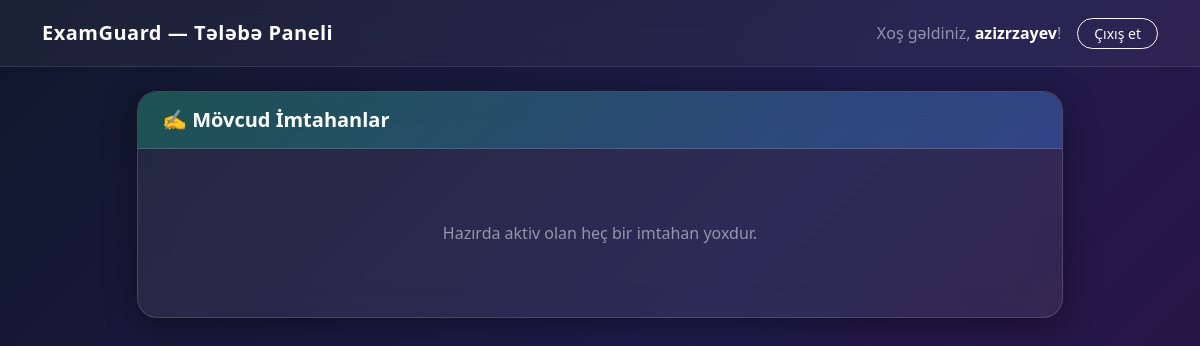
The app's page /student/ (signed in), older data.
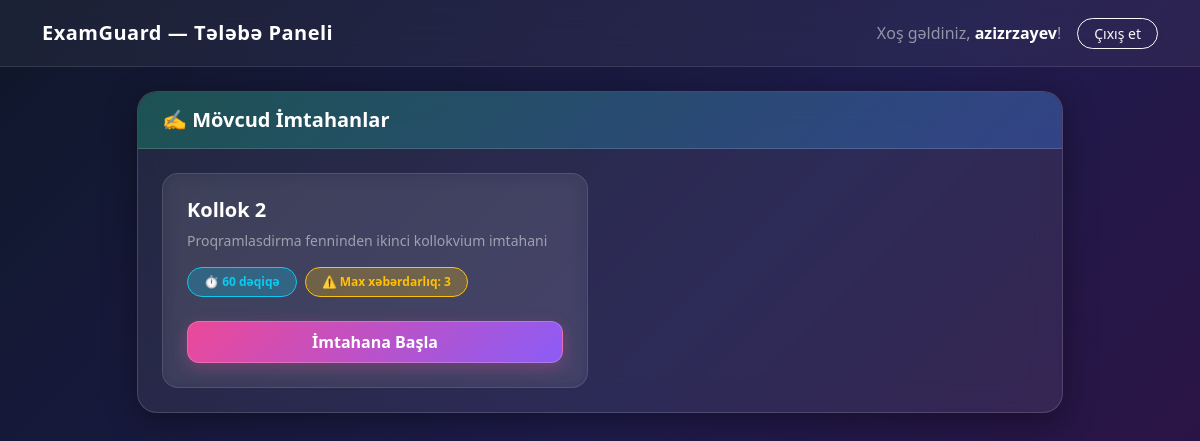
The same page, newer data.
### core/models/user.py (models this page shows)
class User(AbstractUser):
    role = models.CharField(
        max_length=10,
        choices=[("student", "Tələbə"), ("teacher", "Müəllim")],
        default="student",
    )
    def is_teacher(self):
        return self.role == 'teacher'

### core/models/exam.py (models this page shows, shortened)
class Exam(models.Model):
    title = models.CharField(max_length=200, verbose_name="İmtahan adı")
    description = models.TextField(blank=True, null=True)
    created_by = models.ForeignKey(settings.AUTH_USER_MODEL, on_delete=models.CASCADE, limit_choices_to={'role': 'teacher'})
    duration_minutes = models.IntegerField(default=60, verbose_name="Müddət (dəqiqə)")
    max_warnings = models.IntegerField(default=3, verbose_name="Maksimum xəbərdarlıq limiti")
    questions_per_student = models.PositiveIntegerField(default=10, verbose_name="Hər tələbəyə düşən sual sayı")
    start_time = models.DateTimeField(null=True, blank=True, verbose_name="Başlama vaxtı")
    groups = models.ManyToManyField('core.Group', related_name='exams', blank=True, verbose_name="Qruplar")
    created_at = models.DateTimeField(auto_now_add=True)

### core/views.py (the view)
# urls.py: path('student/', views.student_dashboard, name='student_dashboard'),
@login_required
def student_dashboard(request):
    if request.user.is_teacher():
        return redirect('teacher_dashboard')
    exams = Exam.objects.filter(groups__students=request.user).distinct()
    return render(request, 'student_dashboard.html', {
        'exams': exams,
    })

### templates/student_dashboard.html (shortened to what this page needs)
{% load static %}
<!DOCTYPE html>
<html lang="az">
<head>
    <link href="https://cdn.jsdelivr.net/npm/bootstrap@5.3.0/dist/css/bootstrap.min.css" rel="stylesheet">
</head>
<body>
    <nav class="navbar navbar-dark navbar-custom mb-4 py-3">
        <div class="container d-flex justify-content-between align-items-center">
            <span class="navbar-brand mb-0 h1 fw-bold text-white" style="letter-spacing: 0.5px;">ExamGuard — Tələbə Paneli</span>
            <div class="d-flex align-items-center gap-3">
                <span class="text-white-50">Xoş gəldiniz, <strong class="text-white">{{ request.user.username }}</strong>!</span>
                <form action="{% url 'logout' %}" method="post" class="m-0">
                    <button type="submit" class="btn btn-sm btn-outline-light rounded-pill px-3">Çıxış et</button>
                </form>
            </div>
        </div>
    </nav>
    <div class="container pb-5">
        <div class="row justify-content-center">
            <div class="col-md-10">
                <div class="glass-panel">
                    <div class="glass-header-student py-3 px-4">
                        <h5 class="card-title mb-0 fw-bold text-white">✍️ Mövcud İmtahanlar</h5>
                    </div>
                    <div class="p-4">
                        {% if exams %}
                            <div class="row row-cols-1 row-cols-md-2 g-4">
                                {% for exam in exams %}
                                    <div class="col">
                                        <div class="glass-card h-100 p-4 d-flex flex-column justify-content-between">
                                            <div>
                                                <h5 class="card-title fw-bold text-white mb-2">{{ exam.title }}</h5>
                                                <p class="card-text text-white-50 small mb-3">
                                                    {{ exam.description|default:"Açıqlama daxil edilməyib." }}
                                                </p>
                                                <div class="d-flex flex-wrap gap-2 mb-4">
                                                    <span class="badge bg-info bg-opacity-25 text-info border border-info rounded-pill px-3 py-2">
                                                        ⏱️ {{ exam.duration_minutes }} dəqiqə
                                                    </span>
                                                    <span class="badge bg-warning bg-opacity-25 text-warning border border-warning rounded-pill px-3 py-2">
                                                        ⚠️ Max xəbərdarlıq: {{ exam.max_warnings }}
                                                    </span>
                                                </div>
                                            </div>
                                            <a href="#" class="btn btn-glass-gradient w-100 py-2">İmtahana Başla</a>
                                        </div>
                                    </div>
                                {% endfor %}
                            </div>
                        {% else %}
                            <div class="text-center py-5">
                                <p class="text-white-50 mb-0">Hazırda aktiv olan heç bir imtahan yoxdur.</p>
                            </div>
                        {% endif %}
                    </div>
                </div>
            </div>
        </div>
    </div>
</body>
</html>

### templates/student_dashboard.html (style rules this page uses)
body { background: linear-gradient(135deg, #0f172a 0%, #1e1b4b 50%, #311042 100%); min-height: 100vh; color: #f8fafc; background-attachment: fixed; }
.glass-panel { background: rgba(255, 255, 255, 0.07); backdrop-filter: blur(16px); -webkit-backdrop-filter: blur(16px); border: 1px solid rgba(255, 255, 255, 0.15); border-radius: 20px; box-shadow: 0 8px 32px 0 rgba(0, 0, 0, 0.37); }
.navbar-custom { background: rgba(255, 255, 255, 0.05); backdrop-filter: blur(20px); -webkit-backdrop-filter: blur(20px); border-bottom: 1px solid rgba(255, 255, 255, 0.1); }
.glass-header-student { background: linear-gradient(135deg, rgba(16, 185, 129, 0.3), rgba(59, 130, 246, 0.3)); border-bottom: 1px solid rgba(255, 255, 255, 0.15); border-top-left-radius: 20px !important; border-top-right-radius: 20px !important; }
.glass-card { background: rgba(255, 255, 255, 0.05); backdrop-filter: blur(10px); -webkit-backdrop-filter: blur(10px); border: 1px solid rgba(255, 255, 255, 0.12); border-radius: 16px; transition: all 0.3s ease; }
.btn-glass-gradient { background: linear-gradient(135deg, #ec4899 0%, #8b5cf6 100%); border: 1px solid rgba(255, 255, 255, 0.2); color: white; font-weight: 600; border-radius: 12px; transition: all 0.3s ease; box-shadow: 0 4px 15px rgba(236, 72, 153, 0.3); display: inline-block; text-align: center; text-decoration: none; }

Row changes from the older to the newer data that the page shows:
added Exam: title "Kollok 2", description "Proqramlasdirma fenninden ikinci kollokvium imtahani", duration_minutes "60", max_warnings "3"
Text that changed along with them:
text no longer shown: "Hazırda aktiv olan heç bir imtahan yoxdur."
